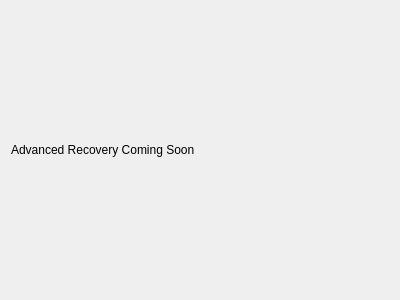
<?xml version="1.0" encoding="UTF-8"?>
<ui version="4.0">
 <class>RecoverBitNameDialog</class>
 <widget class="QDialog" name="RecoverBitNameDialog">
  <property name="geometry">
   <rect>
    <x>0</x>
    <y>0</y>
    <width>400</width>
    <height>300</height>
   </rect>
  </property>
  <property name="windowTitle">
   <string>Recover BitName</string>
  </property>
  <layout class="QVBoxLayout" name="verticalLayout">
   <item>
    <widget class="QLabel" name="label">
     <property name="text">
      <string>Advanced Recovery Coming Soon</string>
     </property>
    </widget>
   </item>
  </layout>
 </widget>
 <resources/>
 <connections/>
</ui>
